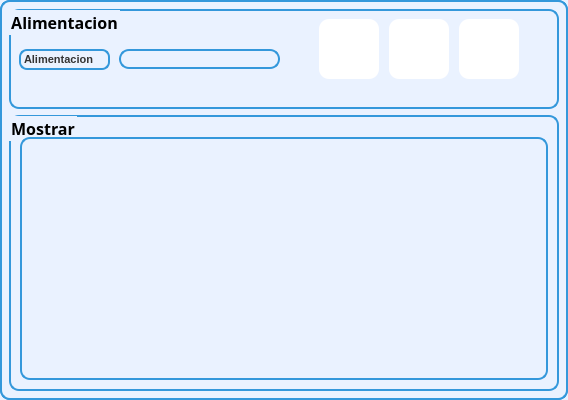
<?xml version="1.0" encoding="UTF-8"?>
<ui version="4.0">
 <class>MainWindow</class>
 <widget class="QMainWindow" name="MainWindow">
  <property name="geometry">
   <rect>
    <x>0</x>
    <y>0</y>
    <width>568</width>
    <height>400</height>
   </rect>
  </property>
  <property name="minimumSize">
   <size>
    <width>568</width>
    <height>400</height>
   </size>
  </property>
  <property name="maximumSize">
   <size>
    <width>568</width>
    <height>400</height>
   </size>
  </property>
  <property name="windowTitle">
   <string>MainWindow</string>
  </property>
  <property name="styleSheet">
   <string notr="true">border: 2px solid #3498db;
border-radius: 10px;

background-color: #eaf2ff;</string>
  </property>
  <widget class="QWidget" name="centralwidget">
   <layout class="QVBoxLayout" name="verticalLayout">
    <item>
     <widget class="QGroupBox" name="groupBox">
      <property name="minimumSize">
       <size>
        <width>550</width>
        <height>100</height>
       </size>
      </property>
      <property name="maximumSize">
       <size>
        <width>551</width>
        <height>100</height>
       </size>
      </property>
      <property name="font">
       <font>
        <family>Arial Black</family>
        <pointsize>12</pointsize>
        <weight>75</weight>
        <bold>true</bold>
       </font>
      </property>
      <property name="styleSheet">
       <string notr="true">background-color:#eaf2ff;</string>
      </property>
      <property name="title">
       <string>Alimentacion</string>
      </property>
      <widget class="QLabel" name="label">
       <property name="geometry">
        <rect>
         <x>10</x>
         <y>40</y>
         <width>91</width>
         <height>21</height>
        </rect>
       </property>
       <property name="styleSheet">
        <string notr="true">background-color: #eaf2ff;
border: 2px solid #3498db;
border-radius: 8px;
color: #333333;
font-size: 11px;
font-weight: bold;
text-align: center;</string>
       </property>
       <property name="text">
        <string>Alimentacion</string>
       </property>
      </widget>
      <widget class="QLineEdit" name="line_material">
       <property name="geometry">
        <rect>
         <x>110</x>
         <y>40</y>
         <width>161</width>
         <height>20</height>
        </rect>
       </property>
      </widget>
      <widget class="QPushButton" name="btn_agregar">
       <property name="geometry">
        <rect>
         <x>310</x>
         <y>10</y>
         <width>60</width>
         <height>60</height>
        </rect>
       </property>
       <property name="minimumSize">
        <size>
         <width>55</width>
         <height>55</height>
        </size>
       </property>
       <property name="maximumSize">
        <size>
         <width>60</width>
         <height>60</height>
        </size>
       </property>
       <property name="layoutDirection">
        <enum>Qt::RightToLeft</enum>
       </property>
       <property name="styleSheet">
        <string notr="true">QPushButton{
background-color: white;
border: none;
}

QPushButton:hover{
background-color: black;
border-top-left-radius: 20px;
border-bottom-left-radius: 20px;
color: rgb(0, 0, 0);
}</string>
       </property>
       <property name="text">
        <string/>
       </property>
       <property name="icon">
        <iconset>
         <normaloff>../../../Images/Botones Interfaz/agregar.png</normaloff>../../../Images/Botones Interfaz/agregar.png</iconset>
       </property>
       <property name="iconSize">
        <size>
         <width>50</width>
         <height>50</height>
        </size>
       </property>
      </widget>
      <widget class="QPushButton" name="btn_editar">
       <property name="geometry">
        <rect>
         <x>380</x>
         <y>10</y>
         <width>60</width>
         <height>60</height>
        </rect>
       </property>
       <property name="minimumSize">
        <size>
         <width>55</width>
         <height>55</height>
        </size>
       </property>
       <property name="maximumSize">
        <size>
         <width>60</width>
         <height>60</height>
        </size>
       </property>
       <property name="layoutDirection">
        <enum>Qt::RightToLeft</enum>
       </property>
       <property name="styleSheet">
        <string notr="true">QPushButton{
background-color: white;
border: none;
}

QPushButton:hover{
background-color: black;
border-top-left-radius: 20px;
border-bottom-left-radius: 20px;
color: rgb(0, 0, 0);
}</string>
       </property>
       <property name="text">
        <string/>
       </property>
       <property name="icon">
        <iconset>
         <normaloff>../../../Images/Botones Interfaz/editar.png</normaloff>../../../Images/Botones Interfaz/editar.png</iconset>
       </property>
       <property name="iconSize">
        <size>
         <width>50</width>
         <height>50</height>
        </size>
       </property>
      </widget>
      <widget class="QPushButton" name="btn_borrar">
       <property name="geometry">
        <rect>
         <x>450</x>
         <y>10</y>
         <width>60</width>
         <height>60</height>
        </rect>
       </property>
       <property name="minimumSize">
        <size>
         <width>55</width>
         <height>55</height>
        </size>
       </property>
       <property name="maximumSize">
        <size>
         <width>60</width>
         <height>60</height>
        </size>
       </property>
       <property name="layoutDirection">
        <enum>Qt::RightToLeft</enum>
       </property>
       <property name="styleSheet">
        <string notr="true">QPushButton{
background-color: white;
border: none;
}

QPushButton:hover{
background-color: black;
border-top-left-radius: 20px;
border-bottom-left-radius: 20px;
color: rgb(0, 0, 0);
}</string>
       </property>
       <property name="text">
        <string/>
       </property>
       <property name="icon">
        <iconset>
         <normaloff>../../../Images/Botones Interfaz/borrar.png</normaloff>../../../Images/Botones Interfaz/borrar.png</iconset>
       </property>
       <property name="iconSize">
        <size>
         <width>50</width>
         <height>50</height>
        </size>
       </property>
      </widget>
     </widget>
    </item>
    <item>
     <widget class="QGroupBox" name="groupBox_2">
      <property name="font">
       <font>
        <family>Arial Black</family>
        <pointsize>12</pointsize>
        <weight>75</weight>
        <bold>true</bold>
       </font>
      </property>
      <property name="styleSheet">
       <string notr="true">background-color: #eaf2ff;
padding: 12px;
</string>
      </property>
      <property name="title">
       <string>Mostrar</string>
      </property>
      <layout class="QHBoxLayout" name="horizontalLayout">
       <property name="topMargin">
        <number>20</number>
       </property>
       <item>
        <widget class="QTableWidget" name="table_alimentacion"/>
       </item>
      </layout>
     </widget>
    </item>
   </layout>
  </widget>
 </widget>
 <resources/>
 <connections/>
</ui>
